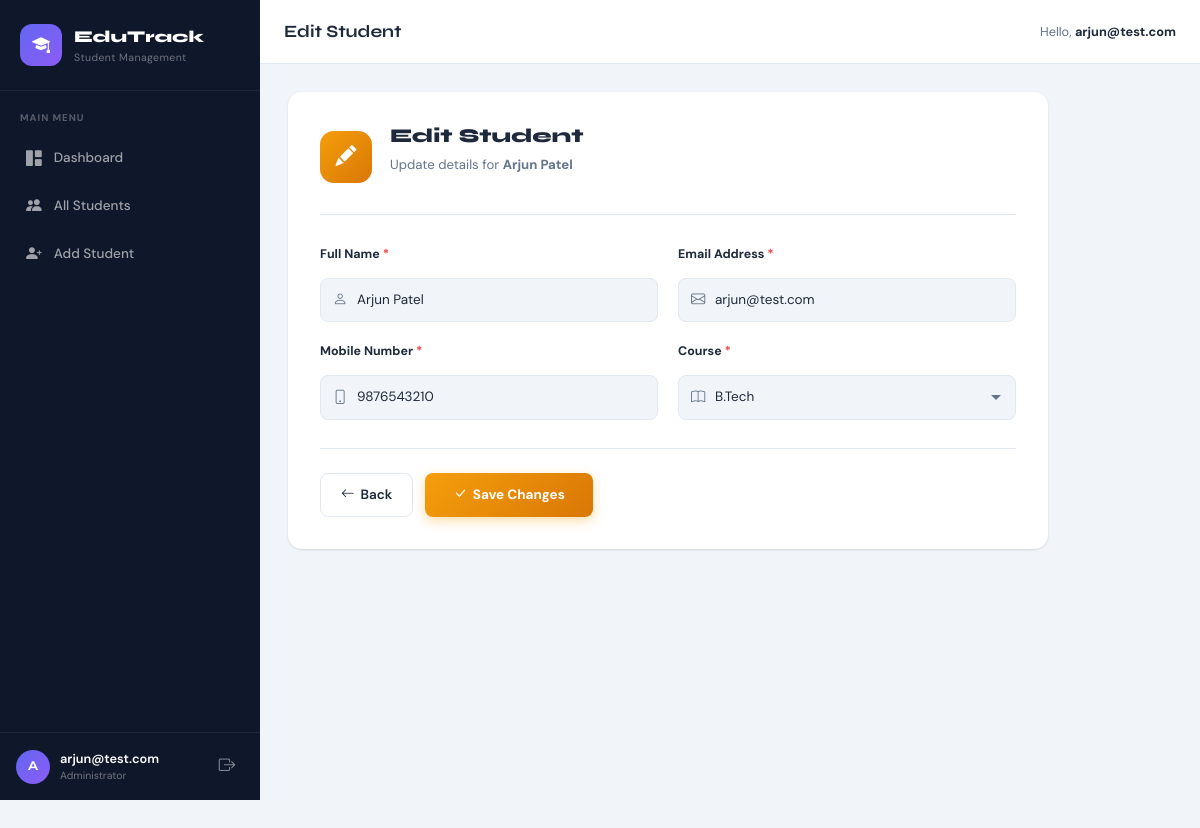
Screenshot of /students/edit/1 (signed in) with the database file from the repository.
### tables this page shows
CREATE TABLE students (
                id      INTEGER PRIMARY KEY AUTOINCREMENT,
                name    TEXT    NOT NULL,
                email   TEXT    NOT NULL UNIQUE,
                mobile  TEXT    NOT NULL,
                course  TEXT    NOT NULL,
                created_at TIMESTAMP DEFAULT CURRENT_TIMESTAMP
            );

### app.py (the view, shortened to what this page needs)
@app.route('/students/edit/<int:student_id>', methods=['GET', 'POST'])
@login_required
def edit_student(student_id):
    courses = ['B.Tech', 'M.Tech', 'BCA', 'MCA', 'B.Sc', 'M.Sc',
               'B.Com', 'MBA', 'B.Arch', 'B.Pharm', 'Other']
    db = get_db()
    student = db.execute('SELECT * FROM students WHERE id = ?', (student_id,)).fetchone()
    db.close()
    if not student:
        flash('Student not found.', 'danger')
        return redirect(url_for('students'))
    return render_template('edit_student.html', student=student, courses=courses)

### app.py (called while the page is built)
def get_db():
    conn = sqlite3.connect(DATABASE)
    conn.row_factory = sqlite3.Row
    return conn

def login_required(f):
    @wraps(f)
    def decorated(*args, **kwargs):
        if not session.get('logged_in'):
            flash('Please login to access this page.', 'warning')
            return redirect(url_for('login'))
        return f(*args, **kwargs)
    return decorated

### templates/edit_student.html (shortened to what this page needs)
{% extends 'base.html' %}
{% block page_title %}Edit Student{% endblock %}
{% block content %}
<div class="form-page">
  <div class="form-card">
    <div class="fc-header">
      <div class="fc-icon edit-icon"><i class="bi bi-pencil-fill"></i></div>
      <div>
        <h2>Edit Student</h2>
        <p>Update details for <strong>{{ student.name }}</strong></p>
      </div>
    </div>
    <form method="POST" action="{{ url_for('edit_student', student_id=student.id) }}" novalidate>
      <div class="form-row">
        <div class="form-group">
          <label class="form-label">Full Name <span class="req">*</span></label>
          <div class="input-wrap">
            <i class="bi bi-person"></i>
            <input type="text" name="name" class="form-input" value="{{ student.name }}" required />
          </div>
        </div>
        <div class="form-group">
          <label class="form-label">Email Address <span class="req">*</span></label>
          <div class="input-wrap">
            <i class="bi bi-envelope"></i>
            <input type="email" name="email" class="form-input" value="{{ student.email }}" required />
          </div>
        </div>
      </div>
      <div class="form-row">
        <div class="form-group">
          <label class="form-label">Mobile Number <span class="req">*</span></label>
          <div class="input-wrap">
            <i class="bi bi-phone"></i>
            <input type="tel" name="mobile" class="form-input" value="{{ student.mobile }}" required />
          </div>
        </div>
        <div class="form-group">
          <label class="form-label">Course <span class="req">*</span></label>
          <div class="input-wrap">
            <i class="bi bi-book"></i>
            <select name="course" class="form-input" required>
              {% for c in courses %}
                <option value="{{ c }}" {% if student.course == c %}selected{% endif %}>{{ c }}</option>
              {% endfor %}
            </select>
          </div>
        </div>
      </div>
      <div class="form-actions">
        <a href="{{ url_for('students') }}" class="btn-back">
          <i class="bi bi-arrow-left"></i> Back
        </a>
        <button type="submit" class="btn-submit edit-submit">
          <i class="bi bi-check-lg"></i> Save Changes
        </button>
      </div>
    </form>
  </div>
</div>
{% endblock %}

### templates/base.html (shortened to what this page needs)
<!DOCTYPE html>
<html lang="en">
<head>
  <link href="https://cdn.jsdelivr.net/npm/bootstrap@5.3.2/dist/css/bootstrap.min.css" rel="stylesheet" />
  <link href="https://cdn.jsdelivr.net/npm/bootstrap-icons@1.11.3/font/bootstrap-icons.min.css" rel="stylesheet" />
  <link href="{{ url_for('static', filename='css/style.css') }}" rel="stylesheet" />
</head>
<body>
{% if session.logged_in %}
<nav class="sidebar" id="sidebar">
  <div class="sidebar-brand">
    <div class="brand-icon"><i class="bi bi-mortarboard-fill"></i></div>
    <div>
      <div class="brand-name">EduTrack</div>
      <div class="brand-sub">Student Management</div>
    </div>
  </div>
  <ul class="sidebar-nav">
    <li class="nav-label">MAIN MENU</li>
    <li>
      <a href="{{ url_for('index') }}" class="nav-link {% if request.endpoint == 'index' %}active{% endif %}">
        <i class="bi bi-grid-1x2-fill"></i> Dashboard
      </a>
    </li>
    <li>
      <a href="{{ url_for('students') }}" class="nav-link {% if request.endpoint == 'students' %}active{% endif %}">
        <i class="bi bi-people-fill"></i> All Students
      </a>
    </li>
    <li>
      <a href="{{ url_for('add_student') }}" class="nav-link {% if request.endpoint == 'add_student' %}active{% endif %}">
        <i class="bi bi-person-plus-fill"></i> Add Student
      </a>
    </li>
  </ul>
  <div class="sidebar-footer">
    <div class="admin-badge">
      <div class="admin-avatar">{{ session.username[0]|upper }}</div>
      <div>
        <div class="admin-name">{{ session.username }}</div>
        <div class="admin-role">Administrator</div>
      </div>
    </div>
    <a href="{{ url_for('logout') }}" class="logout-btn">
      <i class="bi bi-box-arrow-right"></i>
    </a>
  </div>
</nav>
<div class="topbar">
  <div class="topbar-title">{% block page_title %}Dashboard{% endblock %}</div>
  <div class="topbar-right">
    <span class="topbar-greeting">Hello, <strong>{{ session.username }}</strong></span>
  </div>
</div>
<main class="main-content">
  {% block content %}{% endblock %}
</main>
{% else %}
  {% block auth_content %}{% endblock %}
{% endif %}
</body>
</html>

### rows the page displays
students: username "arjun@test.com", name "Arjun Patel", email "arjun@test.com", mobile "9876543210", course "B.Tech"

### other values shown
{{ session.username[0]|upper }} "A"
